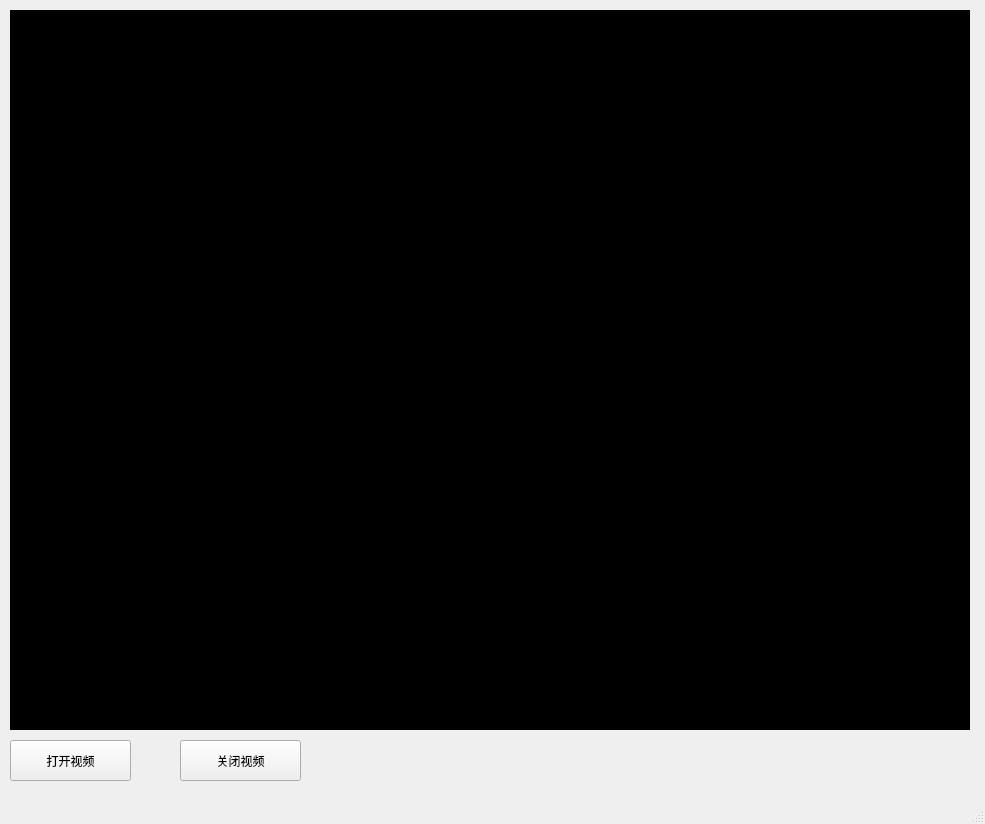
<?xml version="1.0" encoding="UTF-8"?>
<ui version="4.0">
 <class>MainWindow</class>
 <widget class="QMainWindow" name="MainWindow">
  <property name="geometry">
   <rect>
    <x>0</x>
    <y>0</y>
    <width>985</width>
    <height>824</height>
   </rect>
  </property>
  <property name="windowTitle">
   <string>MainWindow</string>
  </property>
  <widget class="QWidget" name="centralwidget">
   <widget class="QLabel" name="lab_cam">
    <property name="geometry">
     <rect>
      <x>10</x>
      <y>10</y>
      <width>960</width>
      <height>720</height>
     </rect>
    </property>
    <property name="sizePolicy">
     <sizepolicy hsizetype="Fixed" vsizetype="Fixed">
      <horstretch>0</horstretch>
      <verstretch>0</verstretch>
     </sizepolicy>
    </property>
    <property name="styleSheet">
     <string notr="true">background-color: rgb(0, 0, 0);</string>
    </property>
    <property name="text">
     <string>TextLabel</string>
    </property>
   </widget>
   <widget class="QPushButton" name="pb_open">
    <property name="geometry">
     <rect>
      <x>10</x>
      <y>740</y>
      <width>121</width>
      <height>41</height>
     </rect>
    </property>
    <property name="text">
     <string>打开视频</string>
    </property>
   </widget>
   <widget class="QPushButton" name="pb_close">
    <property name="geometry">
     <rect>
      <x>180</x>
      <y>740</y>
      <width>121</width>
      <height>41</height>
     </rect>
    </property>
    <property name="text">
     <string>关闭视频</string>
    </property>
   </widget>
  </widget>
  <widget class="QMenuBar" name="menubar">
   <property name="geometry">
    <rect>
     <x>0</x>
     <y>0</y>
     <width>985</width>
     <height>22</height>
    </rect>
   </property>
  </widget>
  <widget class="QStatusBar" name="statusbar"/>
 </widget>
 <resources/>
 <connections/>
</ui>
